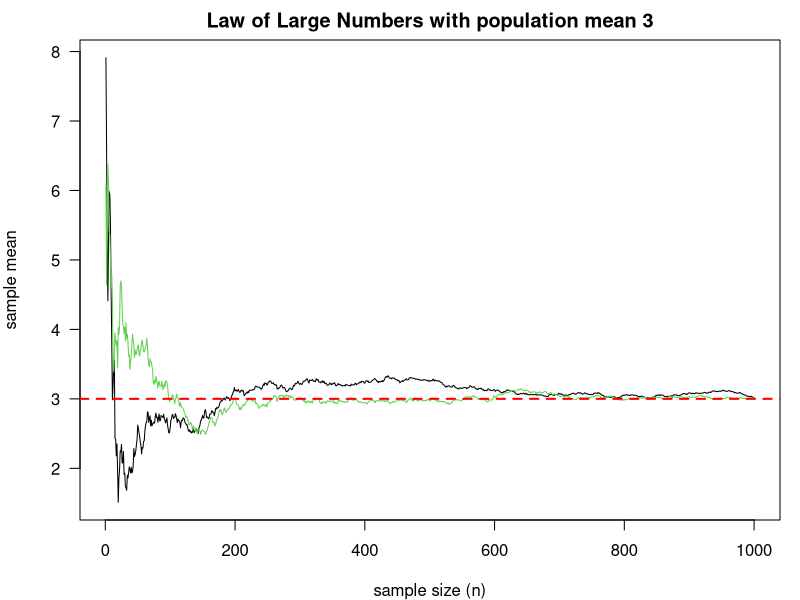

Write the R code that produced this figure. (Note: this script raises an error after producing the figure.)
## ---- chunk 1
#| label: fig-lln
#| fig-cap: "Illustration of Law of Large Numbers. The population mean is assumed having value three. The simulation is run twice."
#| code-fold: true

set.seed(2024)
x <- rnorm(1000, 3, 5); s <- cumsum(x)
set.seed(2025)
x1 <- rnorm(1000, 3, 5); s1 <- cumsum(x1)

par(mar = c(4, 4, 2, 1))
plot(s / (1:1000), type = "l", 
     main = "Law of Large Numbers with population mean 3", 
     xlab = "sample size (n)", ylab = "sample mean", las = 1)
lines(1:1000, s1 / (1:1000), col = 3)
abline(h = 3, col = "red", lwd = 2, lty = 2)
## ---- chunk 2
#| label: fig-clt
#| fig-cap: "Illustration of Central Limit Theorem. Source: Wiki."
#| echo: false
knitr::include_graphics("./images/img-prob/clt.png")
## ---- chunk 3
#| label: fig-clt-right
#| fig-asp: 0.3
#| fig-cap: "CLT Illustration: A Right-Skewed Distribution."
#| echo: false
par(mfrow = c(1, 4))
par(mar = c(4, 1, 1, 0), mgp = c(2, 0.5, 0), las = 1)
shape <- 1
rate <- 1/2
# gamma_sample <- rgamma(1000, shape = shape, rate = rate)
# hist(gamma_sample, breaks = 30, col = "#FFCC00", border = "white", xlab = "x",
#      main = "Population distr. w/ mean 2 var 4", prob = TRUE)
x <- seq(0, 12, length.out = 1000)
plot(x, dgamma(x, shape = shape, rate = rate), type="n", xlab="x", ylab="", axes = TRUE, ylim = c(0, 0.6),
     main = "Population distr. w/ mean 2 var 4", cex.main = 0.8)
lines(x, dgamma(x, shape = shape, rate = rate), col = "#003366", lwd = 3)
polygon(c(x,rev(x)), c(rep(0, 1000), rev(dgamma(x, shape = shape, rate = rate))), col="#FFCC00")

# lines(density(gamma_sample), col = "red", lwd = 4) 
n_s <- 2
n_m <- 10
n_l <- 1000
sample_s <- replicate(10000, rgamma(n_s, shape = shape, rate = rate))
sample_m <- replicate(10000, rgamma(n_m, shape = shape, rate = rate))
sample_l <- replicate(10000, rgamma(n_l, shape= shape, rate = rate))
sample_mean_s <- apply(sample_s, 2, mean)
sample_mean_m <- apply(sample_m, 2, mean)
sample_mean_l <- apply(sample_l, 2, mean)
x_s <- seq(-6, 8, length.out = 1000)
x_m <- seq(-1, 5, length.out = 1000)
x_l <- seq(1.7, 2.3, length.out = 1000)
hist(sample_mean_s, breaks = 30, col = 4, border = "white", xlim = range(x_s),
     xlab = "sample mean", main = paste0("Distr. of X_bar (n = ", n_s, ")"),
     prob = TRUE, yaxt = "n", ylab = "", cex.main = 0.9)
# lines(x_s, dnorm(x_s, shape/rate, sqrt(shape/rate^2)/sqrt(n_s)), lwd = 3, col = "red")
# lines(density(sample_mean_s), col = "red", lwd = 4) 
hist(sample_mean_m, breaks = 30, col = 4, border = "white", xlim = range(x_m),
     xlab = "sample mean", main = paste0("Distr. of X_bar (n = ", n_m, ")"), 
     prob = TRUE, yaxt = "n", ylab = "", cex.main = 0.9)
# lines(x_m, dnorm(x_m, shape/rate, sqrt(shape/rate^2)/sqrt(n_m)), lwd = 3, col = "red")
# lines(density(sample_mean_m), col = "red", lwd = 4) 
hist(sample_mean_l, breaks = 30, col = 4, border = "white", xlim = range(x_l),
     xlab = "sample mean", main = paste0("Distr. of X_bar (n = ", n_l, ")"), 
     prob = TRUE, yaxt = "n", ylab = "", cex.main = 0.9)
lines(x_l, dnorm(x_l, shape/rate, sqrt(shape/rate^2)/sqrt(n_l)), lwd = 1, col = "red")
# lines(density(sample_mean_l), col = "red", lwd = 4) 
# paste("Mean of the sample mean of size 1000 =", mean(sample_mean_l))
# paste("Variance of the sample mean of size 1000 =", var(sample_mean_l))
# paste("True mean of the sample mean =", shape / rate)
# paste("True variance of the sample mean =", (shape / rate ^ 2) / n_l)
## ---- chunk 4
#| label: fig-clt-u
#| fig-cap: "CLT Illustration: A U-shaped Distribution."
#| echo: false
#| fig-asp: 0.3
par(mfrow = c(1, 4))
par(mar = c(4, 1, 1, 0), mgp = c(2, 0.5, 0), las = 1)
shape1 <- 1/2
shape2 <- 1/2
x <- seq(0, 1, length.out = 1000)
plot(x, dbeta(x, shape1 = shape1, shape2 = shape2), type="n", xlab="x", ylab="", axes = TRUE, ylim = c(0, 3), cex.main = 0.8,
     main = "Popu. distr. w/ mu 0.5 var 0.125")
lines(x, dbeta(x, shape1 = shape1, shape2 = shape2), col = "#003366", lwd = 3)
# polygon(c(x, rev(x)), c(rev(rep(0, 1000)), (dbeta(x, shape1 = shape1, shape2 = shape2))), col="#FFCC00")

# lines(density(gamma_sample), col = "red", lwd = 4) 
n_s <- 2
n_m <- 10
n_l <- 1000
sample_s <- replicate(10000, rbeta(n_s, shape1 = shape1, shape2 = shape2))
sample_m <- replicate(10000, rbeta(n_m, shape1 = shape1, shape2 = shape2))
sample_l <- replicate(10000, rbeta(n_l, shape1 = shape1, shape2 = shape2))
sample_mean_s <- apply(sample_s, 2, mean)
sample_mean_m <- apply(sample_m, 2, mean)
sample_mean_l <- apply(sample_l, 2, mean)
x_s <- seq(-0.5, 1.5, length.out = 1000)
x_m <- seq(0, 1, length.out = 1000)
x_l <- seq(0.45, 0.55, length.out = 1000)
hist(sample_mean_s, breaks = 20, col = 4, border = "white", xlim = range(x_s),
     xlab = "sample mean", main = paste0("Distr. of X_bar (n = ", n_s, ")"),
     prob = TRUE, yaxt = "n", ylab = "", cex.main = 0.9)
# lines(x_s, dnorm(x_s, shape1/(shape1+shape2), sqrt(0.125)/sqrt(n_s)), lwd = 3, col = "red")
# lines(density(sample_mean_s), col = "red", lwd = 4) 
hist(sample_mean_m, breaks = 20, col = 4, border = "white", xlim = range(x_m),
     xlab = "sample mean", main = paste0("Distr. of X_bar (n = ", n_m, ")"), 
     prob = TRUE, yaxt = "n", ylab = "", cex.main = 0.9)
# lines(x_m, dnorm(x_m, shape1/(shape1+shape2), sqrt(0.125)/sqrt(n_m)), lwd = 3, col = "red")
# lines(density(sample_mean_m), col = "red", lwd = 4) 
hist(sample_mean_l, breaks = 20, col = 4, border = "white", xlim = range(x_l),
     xlab = "sample mean", main = paste0("Distr. of X_bar (n = ", n_l, ")"), 
     prob = TRUE, yaxt = "n", ylab = "", cex.main = 0.9)
lines(x_l, dnorm(x_l, shape1/(shape1+shape2), sqrt(0.125)/sqrt(n_l)), lwd = 1, col = "red")
# lines(density(sample_mean_l), col = "red", lwd = 4) 
# paste("Mean of the sample mean of size 1000 =", mean(sample_mean_l))
# paste("Variance of the sample mean of size 1000 =", var(sample_mean_l))
# paste("Theoretical mean of the sample mean =", shape1/(shape1+shape2))
# paste("Theoretical variance of the sample mean =", 0.125 / n_l)
## ---- chunk 5
#| echo: false
knitr::include_graphics("./images/img-prob/house.jpeg")
## ---- chunk 6
pnorm(1.2, lower.tail = FALSE)
pnorm(400000, mean = 382000, 
      sd = 150000/sqrt(100), lower.tail = FALSE)
